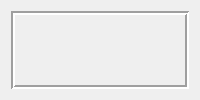
   <widget class="QWidget" name="tab_8">
    <attribute name="title">
     <string/>
    </attribute>
    <layout class="QVBoxLayout" name="verticalLayout">
     <item>
      <widget class="QFrame" name="frame_4">
       <property name="font">
        <font>
         <family>宋体</family>
         <pointsize>20</pointsize>
         <weight>75</weight>
         <italic>false</italic>
         <bold>true</bold>
        </font>
       </property>
       <property name="frameShape">
        <enum>QFrame::Box</enum>
       </property>
       <property name="frameShadow">
        <enum>QFrame::Sunken</enum>
       </property>
       <property name="lineWidth">
        <number>2</number>
       </property>
       <widget class="QWidget" name="layoutWidget_2">
        <property name="geometry">
         <rect>
          <x>10</x>
          <y>590</y>
          <width>801</width>
          <height>44</height>
         </rect>
        </property>
        <layout class="QHBoxLayout" name="horizontalLayout_11">
         <item>
          <widget class="QPushButton" name="pB_Read1">
           <property name="text">
            <string>读取</string>
           </property>
          </widget>
         </item>
         <item>
          <widget class="QPushButton" name="pB_Write1">
           <property name="text">
            <string>写入</string>
           </property>
          </widget>
         </item>
        </layout>
       </widget>
       <widget class="QWidget" name="layoutWidget">
        <property name="geometry">
         <rect>
          <x>3</x>
          <y>13</y>
          <width>847</width>
          <height>561</height>
         </rect>
        </property>
        <layout class="QGridLayout" name="gridLayout_5">
         <item row="0" column="3">
          <widget class="QLabel" name="label_31">
           <property name="sizePolicy">
            <sizepolicy hsizetype="Preferred" vsizetype="Preferred">
             <horstretch>0</horstretch>
             <verstretch>0</verstretch>
            </sizepolicy>
           </property>
           <property name="minimumSize">
            <size>
             <width>230</width>
             <height>30</height>
            </size>
           </property>
           <property name="maximumSize">
            <size>
             <width>230</width>
             <height>30</height>
            </size>
           </property>
           <property name="font">
            <font>
             <family>宋体</family>
             <pointsize>20</pointsize>
             <weight>75</weight>
             <italic>false</italic>
             <bold>true</bold>
            </font>
           </property>
           <property name="styleSheet">
            <string notr="true"/>
           </property>
           <property name="text">
            <string>转盘定位偏移p</string>
           </property>
           <property name="alignment">
            <set>Qt::AlignRight|Qt::AlignTrailing|Qt::AlignVCenter</set>
           </property>
          </widget>
         </item>
         <item row="3" column="3">
          <widget class="QLabel" name="label_41">
           <property name="sizePolicy">
            <sizepolicy hsizetype="Preferred" vsizetype="Preferred">
             <horstretch>0</horstretch>
             <verstretch>0</verstretch>
            </sizepolicy>
           </property>
           <property name="minimumSize">
            <size>
             <width>230</width>
             <height>30</height>
            </size>
           </property>
           <property name="maximumSize">
            <size>
             <width>230</width>
             <height>30</height>
            </size>
           </property>
           <property name="font">
            <font>
             <family>宋体</family>
             <pointsize>20</pointsize>
             <weight>75</weight>
             <italic>false</italic>
             <bold>true</bold>
            </font>
           </property>
           <property name="styleSheet">
            <string notr="true"/>
           </property>
           <property name="text">
            <string>读数延迟时间s</string>
           </property>
           <property name="alignment">
            <set>Qt::AlignRight|Qt::AlignTrailing|Qt::AlignVCenter</set>
           </property>
          </widget>
         </item>
         <item row="1" column="4">
          <widget class="QLineEdit" name="lE_FeedTimeOut">
           <property name="minimumSize">
            <size>
             <width>150</width>
             <height>35</height>
            </size>
           </property>
           <property name="maximumSize">
            <size>
             <width>150</width>
             <height>35</height>
            </size>
           </property>
           <property name="font">
            <font>
             <family>宋体</family>
             <pointsize>20</pointsize>
             <weight>75</weight>
             <italic>false</italic>
             <bold>true</bold>
            </font>
           </property>
           <property name="styleSheet">
            <string notr="true"/>
           </property>
           <property name="text">
            <string>0</string>
           </property>
          </widget>
         </item>
         <item row="2" column="5">
          <spacer name="horizontalSpacer_20">
           <property name="orientation">
            <enum>Qt::Horizontal</enum>
           </property>
           <property name="sizeType">
            <enum>QSizePolicy::Fixed</enum>
           </property>
           <property name="sizeHint" stdset="0">
            <size>
             <width>40</width>
             <height>20</height>
            </size>
           </property>
          </spacer>
         </item>
         <item row="2" column="4">
          <widget class="QLineEdit" name="lE_CapBackInterval">
           <property name="minimumSize">
            <size>
             <width>150</width>
             <height>35</height>
            </size>
           </property>
           <property name="maximumSize">
            <size>
             <width>150</width>
             <height>35</height>
            </size>
           </property>
           <property name="font">
            <font>
             <family>宋体</family>
             <pointsize>20</pointsize>
             <weight>75</weight>
             <italic>false</italic>
             <bold>true</bold>
            </font>
           </property>
           <property name="styleSheet">
            <string notr="true"/>
           </property>
           <property name="text">
            <string>0.00</string>
           </property>
          </widget>
         </item>
         <item row="4" column="2">
          <spacer name="horizontalSpacer_4">
           <property name="orientation">
            <enum>Qt::Horizontal</enum>
           </property>
           <property name="sizeHint" stdset="0">
            <size>
             <width>40</width>
             <height>20</height>
            </size>
           </property>
          </spacer>
         </item>
         <item row="2" column="3">
          <widget class="QLabel" name="label_5">
           <property name="sizePolicy">
            <sizepolicy hsizetype="Preferred" vsizetype="Preferred">
             <horstretch>0</horstretch>
             <verstretch>0</verstretch>
            </sizepolicy>
           </property>
           <property name="minimumSize">
            <size>
             <width>230</width>
             <height>30</height>
            </size>
           </property>
           <property name="maximumSize">
            <size>
             <width>230</width>
             <height>30</height>
            </size>
           </property>
           <property name="font">
            <font>
             <family>宋体</family>
             <pointsize>20</pointsize>
             <weight>75</weight>
             <italic>false</italic>
             <bold>true</bold>
            </font>
           </property>
           <property name="styleSheet">
            <string notr="true"/>
           </property>
           <property name="text">
            <string>成品返还周期s</string>
           </property>
           <property name="alignment">
            <set>Qt::AlignRight|Qt::AlignTrailing|Qt::AlignVCenter</set>
           </property>
          </widget>
         </item>
         <item row="3" column="4">
          <widget class="QLineEdit" name="lE_ReadDelay">
           <property name="minimumSize">
            <size>
             <width>150</width>
             <height>35</height>
            </size>
           </property>
           <property name="maximumSize">
            <size>
             <width>150</width>
             <height>35</height>
            </size>
           </property>
           <property name="font">
            <font>
             <family>宋体</family>
             <pointsize>20</pointsize>
             <weight>75</weight>
             <italic>false</italic>
             <bold>true</bold>
            </font>
           </property>
           <property name="styleSheet">
            <string notr="true"/>
           </property>
           <property name="text">
            <string>0.00</string>
           </property>
          </widget>
         </item>
         <item row="1" column="3">
          <widget class="QLabel" name="label_4">
           <property name="sizePolicy">
            <sizepolicy hsizetype="Preferred" vsizetype="Preferred">
             <horstretch>0</horstretch>
             <verstretch>0</verstretch>
            </sizepolicy>
           </property>
           <property name="minimumSize">
            <size>
             <width>230</width>
             <height>30</height>
            </size>
           </property>
           <property name="maximumSize">
            <size>
             <width>230</width>
             <height>30</height>
            </size>
           </property>
           <property name="font">
            <font>
             <family>宋体</family>
             <pointsize>20</pointsize>
             <weight>75</weight>
             <italic>false</italic>
             <bold>true</bold>
            </font>
           </property>
           <property name="styleSheet">
            <string notr="true"/>
           </property>
           <property name="text">
            <string>下料超时时间s</string>
           </property>
           <property name="alignment">
            <set>Qt::AlignRight|Qt::AlignTrailing|Qt::AlignVCenter</set>
           </property>
          </widget>
         </item>
         <item row="0" column="4">
          <widget class="QLineEdit" name="lE_s_trg_stop1">
           <property name="minimumSize">
            <size>
             <width>150</width>
             <height>35</height>
            </size>
           </property>
           <property name="maximumSize">
            <size>
             <width>150</width>
             <height>35</height>
            </size>
           </property>
           <property name="font">
            <font>
             <family>宋体</family>
             <pointsize>20</pointsize>
             <weight>75</weight>
             <italic>false</italic>
             <bold>true</bold>
            </font>
           </property>
           <property name="styleSheet">
            <string notr="true"/>
           </property>
           <property name="text">
            <string>0</string>
           </property>
          </widget>
         </item>
         <item row="0" column="1">
          <widget class="QLineEdit" name="lE_s_trg_stop0">
           <property name="minimumSize">
            <size>
             <width>150</width>
             <height>35</height>
            </size>
           </property>
           <property name="maximumSize">
            <size>
             <width>150</width>
             <height>35</height>
            </size>
           </property>
           <property name="font">
            <font>
             <family>宋体</family>
             <pointsize>20</pointsize>
             <weight>75</weight>
             <italic>false</italic>
             <bold>true</bold>
            </font>
           </property>
           <property name="styleSheet">
            <string notr="true"/>
           </property>
           <property name="text">
            <string>0</string>
           </property>
          </widget>
         </item>
         <item row="0" column="0">
          <widget class="QLabel" name="label_26">
           <property name="sizePolicy">
            <sizepolicy hsizetype="Preferred" vsizetype="Preferred">
             <horstretch>0</horstretch>
             <verstretch>0</verstretch>
            </sizepolicy>
           </property>
           <property name="minimumSize">
            <size>
             <width>220</width>
             <height>30</height>
            </size>
           </property>
           <property name="maximumSize">
            <size>
             <width>220</width>
             <height>30</height>
            </size>
           </property>
           <property name="font">
            <font>
             <family>宋体</family>
             <pointsize>20</pointsize>
             <weight>75</weight>
             <italic>false</italic>
             <bold>true</bold>
            </font>
           </property>
           <property name="styleSheet">
            <string notr="true"/>
           </property>
           <property name="text">
            <string>下料定位偏移p</string>
           </property>
           <property name="alignment">
            <set>Qt::AlignRight|Qt::AlignTrailing|Qt::AlignVCenter</set>
           </property>
          </widget>
         </item>
         <item row="1" column="0">
          <widget class="QLabel" name="label_25">
           <property name="sizePolicy">
            <sizepolicy hsizetype="Preferred" vsizetype="Preferred">
             <horstretch>0</horstretch>
             <verstretch>0</verstretch>
            </sizepolicy>
           </property>
           <property name="minimumSize">
            <size>
             <width>220</width>
             <height>30</height>
            </size>
           </property>
           <property name="maximumSize">
            <size>
             <width>220</width>
             <height>30</height>
            </size>
           </property>
           <property name="font">
            <font>
             <family>宋体</family>
             <pointsize>20</pointsize>
             <weight>75</weight>
             <italic>false</italic>
             <bold>true</bold>
            </font>
           </property>
           <property name="styleSheet">
            <string notr="true"/>
           </property>
           <property name="text">
            <string>自动取料周期s</string>
           </property>
           <property name="alignment">
            <set>Qt::AlignRight|Qt::AlignTrailing|Qt::AlignVCenter</set>
           </property>
          </widget>
         </item>
         <item row="1" column="1">
          <widget class="QLineEdit" name="lE_CapPickInterval">
           <property name="minimumSize">
            <size>
             <width>150</width>
             <height>35</height>
            </size>
           </property>
           <property name="maximumSize">
            <size>
             <width>150</width>
             <height>35</height>
            </size>
           </property>
           <property name="font">
            <font>
             <family>宋体</family>
             <pointsize>20</pointsize>
             <weight>75</weight>
             <italic>false</italic>
             <bold>true</bold>
            </font>
           </property>
           <property name="styleSheet">
            <string notr="true"/>
           </property>
           <property name="text">
            <string>0.00</string>
           </property>
          </widget>
         </item>
         <item row="2" column="0">
          <widget class="QLabel" name="label_32">
           <property name="sizePolicy">
            <sizepolicy hsizetype="Preferred" vsizetype="Preferred">
             <horstretch>0</horstretch>
             <verstretch>0</verstretch>
            </sizepolicy>
           </property>
           <property name="minimumSize">
            <size>
             <width>220</width>
             <height>30</height>
            </size>
           </property>
           <property name="maximumSize">
            <size>
             <width>220</width>
             <height>30</height>
            </size>
           </property>
           <property name="font">
            <font>
             <family>宋体</family>
             <pointsize>20</pointsize>
             <weight>75</weight>
             <italic>false</italic>
             <bold>true</bold>
            </font>
           </property>
           <property name="styleSheet">
            <string notr="true"/>
           </property>
           <property name="text">
            <string>去皮延迟时间s</string>
           </property>
           <property name="alignment">
            <set>Qt::AlignRight|Qt::AlignTrailing|Qt::AlignVCenter</set>
           </property>
          </widget>
         </item>
         <item row="2" column="1">
          <widget class="QLineEdit" name="lE_TireDelay">
           <property name="minimumSize">
            <size>
             <width>150</width>
             <height>35</height>
            </size>
           </property>
           <property name="maximumSize">
            <size>
             <width>150</width>
             <height>35</height>
            </size>
           </property>
           <property name="font">
            <font>
             <family>宋体</family>
             <pointsize>20</pointsize>
             <weight>75</weight>
             <italic>false</italic>
             <bold>true</bold>
            </font>
           </property>
           <property name="styleSheet">
            <string notr="true"/>
           </property>
           <property name="text">
            <string>0.00</string>
           </property>
          </widget>
         </item>
         <item row="3" column="0">
          <widget class="QLabel" name="label_42">
           <property name="sizePolicy">
            <sizepolicy hsizetype="Preferred" vsizetype="Preferred">
             <horstretch>0</horstretch>
             <verstretch>0</verstretch>
            </sizepolicy>
           </property>
           <property name="minimumSize">
            <size>
             <width>220</width>
             <height>30</height>
            </size>
           </property>
           <property name="maximumSize">
            <size>
             <width>220</width>
             <height>30</height>
            </size>
           </property>
           <property name="font">
            <font>
             <family>宋体</family>
             <pointsize>20</pointsize>
             <weight>75</weight>
             <italic>false</italic>
             <bold>true</bold>
            </font>
           </property>
           <property name="styleSheet">
            <string notr="true"/>
           </property>
           <property name="text">
            <string>去皮等待时间s</string>
           </property>
           <property name="alignment">
            <set>Qt::AlignRight|Qt::AlignTrailing|Qt::AlignVCenter</set>
           </property>
          </widget>
         </item>
         <item row="3" column="1">
          <widget class="QLineEdit" name="lE_TireWaitTime">
           <property name="minimumSize">
            <size>
             <width>150</width>
             <height>35</height>
            </size>
           </property>
           <property name="maximumSize">
            <size>
             <width>150</width>
             <height>35</height>
            </size>
           </property>
           <property name="font">
            <font>
             <family>宋体</family>
             <pointsize>20</pointsize>
             <weight>75</weight>
             <italic>false</italic>
             <bold>true</bold>
            </font>
           </property>
           <property name="styleSheet">
            <string notr="true"/>
           </property>
           <property name="text">
            <string>0.00</string>
           </property>
          </widget>
         </item>
         <item row="4" column="4">
          <widget class="QLineEdit" name="lE_StopSignalDelay">
           <property name="minimumSize">
            <size>
             <width>150</width>
             <height>35</height>
            </size>
           </property>
           <property name="maximumSize">
            <size>
             <width>150</width>
             <height>35</height>
            </size>
           </property>
           <property name="font">
            <font>
             <family>宋体</family>
             <pointsize>20</pointsize>
             <weight>75</weight>
             <italic>false</italic>
             <bold>true</bold>
            </font>
           </property>
           <property name="styleSheet">
            <string notr="true"/>
           </property>
           <property name="text">
            <string>0</string>
           </property>
          </widget>
         </item>
         <item row="4" column="3">
          <widget class="QLabel" name="label_44">
           <property name="sizePolicy">
            <sizepolicy hsizetype="Preferred" vsizetype="Preferred">
             <horstretch>0</horstretch>
             <verstretch>0</verstretch>
            </sizepolicy>
           </property>
           <property name="minimumSize">
            <size>
             <width>240</width>
             <height>30</height>
            </size>
           </property>
           <property name="maximumSize">
            <size>
             <width>240</width>
             <height>30</height>
            </size>
           </property>
           <property name="font">
            <font>
             <family>宋体</family>
             <pointsize>20</pointsize>
             <weight>75</weight>
             <italic>false</italic>
             <bold>true</bold>
            </font>
           </property>
           <property name="styleSheet">
            <string notr="true"/>
           </property>
           <property name="text">
            <string>连续超限停机数</string>
           </property>
           <property name="alignment">
            <set>Qt::AlignRight|Qt::AlignTrailing|Qt::AlignVCenter</set>
           </property>
          </widget>
         </item>
         <item row="4" column="0">
          <widget class="QLabel" name="label_30">
           <property name="sizePolicy">
            <sizepolicy hsizetype="Preferred" vsizetype="Preferred">
             <horstretch>0</horstretch>
             <verstretch>0</verstretch>
            </sizepolicy>
           </property>
           <property name="minimumSize">
            <size>
             <width>220</width>
             <height>30</height>
            </size>
           </property>
           <property name="maximumSize">
            <size>
             <width>220</width>
             <height>30</height>
            </size>
           </property>
           <property name="font">
            <font>
             <family>宋体</family>
             <pointsize>20</pointsize>
             <weight>75</weight>
             <italic>false</italic>
             <bold>true</bold>
            </font>
           </property>
           <property name="styleSheet">
            <string notr="true"/>
           </property>
           <property name="text">
            <string>下料速度%</string>
           </property>
           <property name="alignment">
            <set>Qt::AlignRight|Qt::AlignTrailing|Qt::AlignVCenter</set>
           </property>
          </widget>
         </item>
         <item row="4" column="1">
          <widget class="QLineEdit" name="lE_FeedOveride">
           <property name="minimumSize">
            <size>
             <width>150</width>
             <height>35</height>
            </size>
           </property>
           <property name="maximumSize">
            <size>
             <width>150</width>
             <height>35</height>
            </size>
           </property>
           <property name="font">
            <font>
             <family>宋体</family>
             <pointsize>20</pointsize>
             <weight>75</weight>
             <italic>false</italic>
             <bold>true</bold>
            </font>
           </property>
           <property name="styleSheet">
            <string notr="true"/>
           </property>
           <property name="text">
            <string>0</string>
           </property>
          </widget>
         </item>
        </layout>
       </widget>
      </widget>
     </item>
    </layout>
   </widget>
